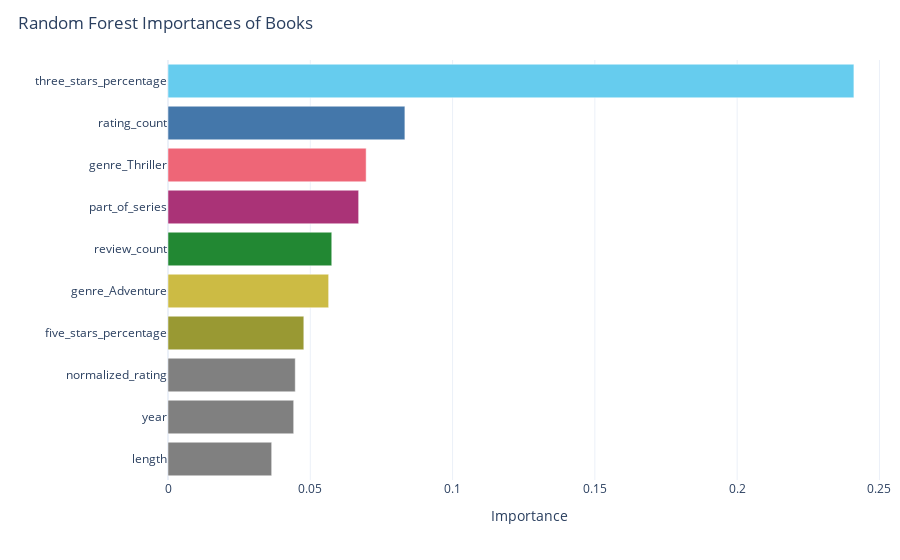

Here is the notebook cell this chart was saved with:
### Code cell
import matplotlib.pyplot as plt
import plotly.express as px
import pandas as pd

importances = best_model.feature_importances_

feature_importances = pd.DataFrame({
    'Feature': X_train.columns,
    'Importance': importances
})

feature_importances = feature_importances.sort_values(by='Importance', ascending=False)

# Create interactive bar chart
fig = px.bar(
    feature_importances.head(10),
    y='Feature',
    x='Importance',
    color='Feature',
    color_discrete_map=color_palette,
)

fig.update_layout(
    title=dict(
        text="Random Forest Importances of Books",  
        x=0.02,
        y=0.97 
    ),
    yaxis=dict(
        title="",
        tickmode="array",
    ),
    template="plotly_white",
    width=None,
    height=None,     
    showlegend=False,
    margin=dict(t=60, l=20, r=10),    
)

# Add tooltips for better interactivity
fig.update_traces(
    hovertemplate='<b>%{y}</b><br>Importance: %{x:.3f}<extra></extra>', 

)


fig.show()

### Figure 1 — Plotly figure (JSON) as saved in the notebook; plotly's stock layout.template omitted (floating-point values rounded to 4 significant figures)
{"data": [{"alignmentgroup": "True", "hovertemplate": "<b>%{y}</b><br>Importance: %{x:.3f}<extra></extra>", "legendgroup": "three_stars_percentage", "marker": {"color": "#66CCEE", "pattern": {"shape": ""}}, "name": "three_stars_percentage", "offsetgroup": "three_stars_percentage", "orientation": "h", "showlegend": true, "textposition": "auto", "type": "bar", "x": [0.241], "xaxis": "x", "y": ["three_stars_percentage"], "yaxis": "y"}, {"alignmentgroup": "True", "hovertemplate": "<b>%{y}</b><br>Importance: %{x:.3f}<extra></extra>", "legendgroup": "rating_count", "marker": {"color": "#4477AA", "pattern": {"shape": ""}}, "name": "rating_count", "offsetgroup": "rating_count", "orientation": "h", "showlegend": true, "textposition": "auto", "type": "bar", "x": [0.08324], "xaxis": "x", "y": ["rating_count"], "yaxis": "y"}, {"alignmentgroup": "True", "hovertemplate": "<b>%{y}</b><br>Importance: %{x:.3f}<extra></extra>", "legendgroup": "genre_Thriller", "marker": {"color": "#EE6677", "pattern": {"shape": ""}}, "name": "genre_Thriller", "offsetgroup": "genre_Thriller", "orientation": "h", "showlegend": true, "textposition": "auto", "type": "bar", "x": [0.06963], "xaxis": "x", "y": ["genre_Thriller"], "yaxis": "y"}, {"alignmentgroup": "True", "hovertemplate": "<b>%{y}</b><br>Importance: %{x:.3f}<extra></extra>", "legendgroup": "part_of_series", "marker": {"color": "#AA3377", "pattern": {"shape": ""}}, "name": "part_of_series", "offsetgroup": "part_of_series", "orientation": "h", "showlegend": true, "textposition": "auto", "type": "bar", "x": [0.06699], "xaxis": "x", "y": ["part_of_series"], "yaxis": "y"}, {"alignmentgroup": "True", "hovertemplate": "<b>%{y}</b><br>Importance: %{x:.3f}<extra></extra>", "legendgroup": "review_count", "marker": {"color": "#228833", "pattern": {"shape": ""}}, "name": "review_count", "offsetgroup": "review_count", "orientation": "h", "showlegend": true, "textposition": "auto", "type": "bar", "x": [0.05754], "xaxis": "x", "y": ["review_count"], "yaxis": "y"}, {"alignmentgroup": "True", "hovertemplate": "<b>%{y}</b><br>Importance: %{x:.3f}<extra></extra>", "legendgroup": "genre_Adventure", "marker": {"color": "#CCBB44", "pattern": {"shape": ""}}, "name": "genre_Adventure", "offsetgroup": "genre_Adventure", "orientation": "h", "showlegend": true, "textposition": "auto", "type": "bar", "x": [0.05645], "xaxis": "x", "y": ["genre_Adventure"], "yaxis": "y"}, {"alignmentgroup": "True", "hovertemplate": "<b>%{y}</b><br>Importance: %{x:.3f}<extra></extra>", "legendgroup": "five_stars_percentage", "marker": {"color": "#999933", "pattern": {"shape": ""}}, "name": "five_stars_percentage", "offsetgroup": "five_stars_percentage", "orientation": "h", "showlegend": true, "textposition": "auto", "type": "bar", "x": [0.04773], "xaxis": "x", "y": ["five_stars_percentage"], "yaxis": "y"}, {"alignmentgroup": "True", "hovertemplate": "<b>%{y}</b><br>Importance: %{x:.3f}<extra></extra>", "legendgroup": "normalized_rating", "marker": {"color": "gray", "pattern": {"shape": ""}}, "name": "normalized_rating", "offsetgroup": "normalized_rating", "orientation": "h", "showlegend": true, "textposition": "auto", "type": "bar", "x": [0.04472], "xaxis": "x", "y": ["normalized_rating"], "yaxis": "y"}, {"alignmentgroup": "True", "hovertemplate": "<b>%{y}</b><br>Importance: %{x:.3f}<extra></extra>", "legendgroup": "year", "marker": {"color": "gray", "pattern": {"shape": ""}}, "name": "year", "offsetgroup": "year", "orientation": "h", "showlegend": true, "textposition": "auto", "type": "bar", "x": [0.04417], "xaxis": "x", "y": ["year"], "yaxis": "y"}, {"alignmentgroup": "True", "hovertemplate": "<b>%{y}</b><br>Importance: %{x:.3f}<extra></extra>", "legendgroup": "length", "marker": {"color": "gray", "pattern": {"shape": ""}}, "name": "length", "offsetgroup": "length", "orientation": "h", "showlegend": true, "textposition": "auto", "type": "bar", "x": [0.03643], "xaxis": "x", "y": ["length"], "yaxis": "y"}], "layout": {"barmode": "relative", "legend": {"title": {"text": "Feature"}, "tracegroupgap": 0}, "margin": {"l": 20, "r": 10, "t": 60}, "showlegend": false, "title": {"text": "Random Forest Importances of Books", "x": 0.02, "y": 0.97}, "xaxis": {"anchor": "y", "domain": [0, 1], "title": {"text": "Importance"}}, "yaxis": {"anchor": "x", "categoryarray": ["length", "year", "normalized_rating", "five_stars_percentage", "genre_Adventure", "review_count", "part_of_series", "genre_Thriller", "rating_count", "three_stars_percentage"], "categoryorder": "array", "domain": [0, 1], "tickmode": "array", "title": {"text": ""}}}}
